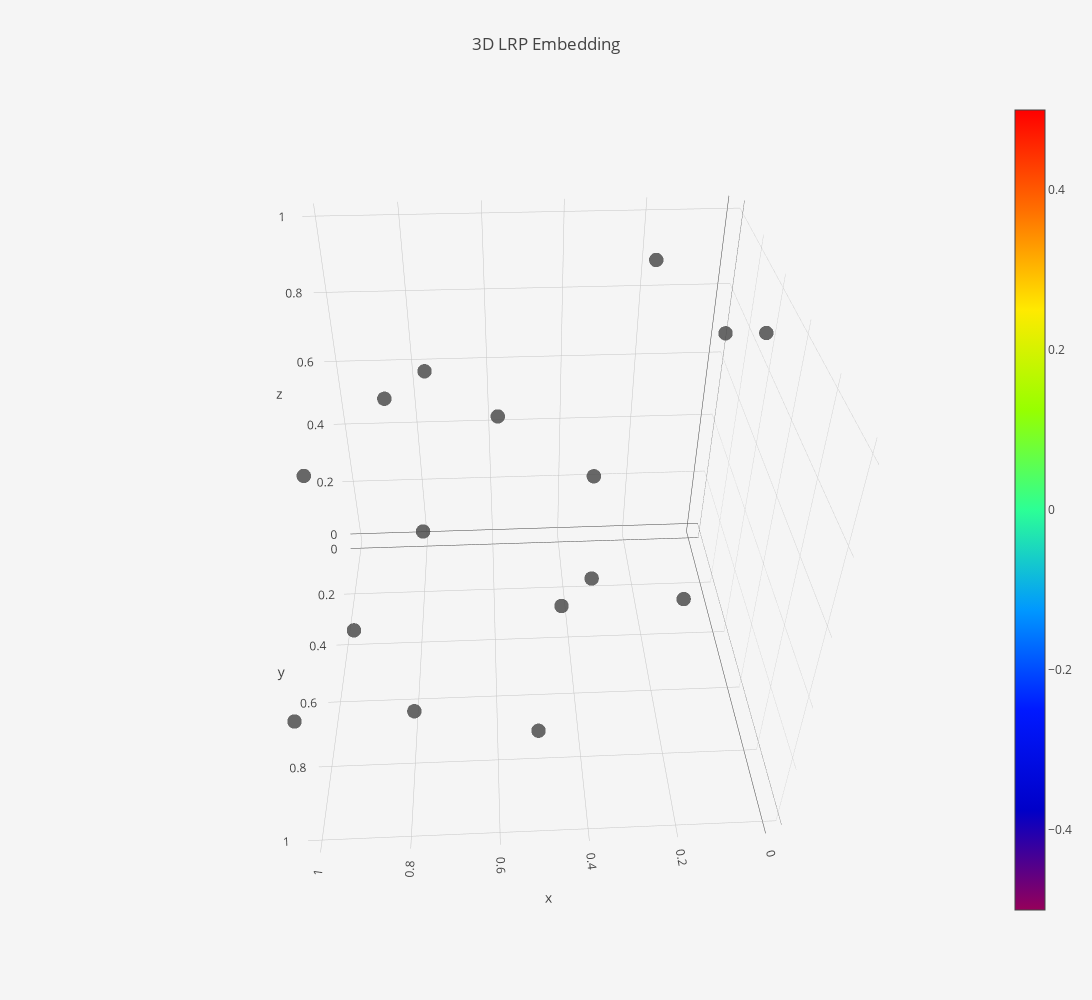

The code cell stored with this chart in its notebook:
### Code cell
from sklearn.preprocessing import MinMaxScaler
reducer = umap.UMAP(random_state=42,
                    n_components = 3,
                    n_neighbors=5,
                    min_dist=0)

reducer_pipeline = Pipeline([
            ("umap", reducer),
            ("scaler",  MinMaxScaler())
])

reducer_pipeline.fit(lrp)
embeddings = reducer_pipeline.transform(lrp)
plot_3d_lrp(embeddings)

### Figure 1 — Plotly figure (JSON) as saved in the notebook; plotly's stock layout.template omitted (floating-point values rounded to 4 significant figures)
{"data": [{"marker": {"color": [], "colorscale": "Rainbow", "opacity": 0.8, "showscale": true, "size": 5}, "mode": "markers", "name": "Training", "text": [], "type": "scatter3d", "uid": "2c01efa2-18de-4763-99b4-2433b5a3be45", "x": [0.3065, 0.5752, 0.428, 0.5, 0.2166, 0.929, 0.1292, 0.9977, 0.7882, 0, 0.3908, 0.7619, 0.1375, 0.8066, 0.7517, 1], "y": [0.04192, 0, 0.4795, 0.7414, 0.2515, 0.6398, 0.5871, 0.5657, 0.2121, 0.4337, 0.7649, 0.9963, 0.5665, 0.5741, 0.1855, 1], "z": [0.2482, 0.4327, 0.1666, 0, 1, 0.2671, 0.999, 0.6666, 0.2051, 0.9126, 0.524, 0.3955, 0.2612, 0.8611, 0.6919, 0.3825]}], "layout": {"autosize": false, "height": 1000, "paper_bgcolor": "#F5F5F5", "scene": {"aspectmode": "auto", "aspectratio": {"x": 1, "y": 1, "z": 1}, "camera": {"center": {"x": 0, "y": 0, "z": 0}, "eye": {"x": 0.08139, "y": 1.685, "z": 1.357}, "projection": {"type": "perspective"}, "up": {"x": 0, "y": 0, "z": 1}}}, "title": {"text": "3D LRP Embedding"}, "width": 1200}}
